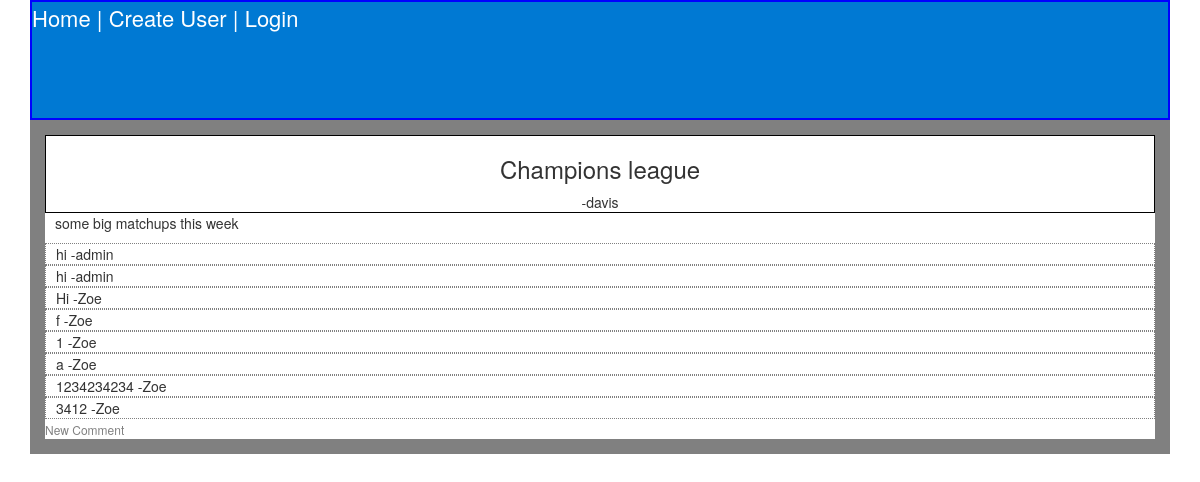
/posts/10/, run on the app's committed database.
### app/models.py (models this page shows, shortened)
class Post(models.Model):
    title = models.CharField(max_length = 40)
    description =  models.CharField(max_length = 255)
    body = models.TextField()
    url = models.URLField(max_length = 250, null=True, blank=True)
    creation_time = models.DateTimeField(auto_now_add=True)
    modification_time = models.DateTimeField(auto_now=True)
    subreddit = models.ForeignKey(Subreddit)
    user = models.ForeignKey(User)
    @property
    def is_hot(self):
        first = self.creation_time
        second = (timezone.now() - timedelta(hours=3))
        com = Comment.objects.filter(post=self).filter(created_time__gt = (datetime.now() - timedelta(hours=3)))
        if com.count() > 3:
            return True
        else:
            return False
    def __str__(self):
        return self.title

class Comment(models.Model):
    text = models.TextField()
    user = models.ForeignKey(User)
    post = models.ForeignKey(Post)
    created_time = models.DateTimeField(auto_now_add=True)
    modified_time = models.DateTimeField(auto_now=True)

### app/views.py (the view)
# urls.py: url(r'^posts/(?P<pk>\d+)/$', CommentListView.as_view(), name="comment_list_view"),
class CommentListView(ListView):
    model = Comment
    def get_context_data(self):
        context = super().get_context_data()
        context["post"] = Post.objects.get(id=self.kwargs['pk'])
        return context
    def get_queryset(self):
        return Comment.objects.filter(post = self.kwargs['pk'])

### templates/app/comment_list.html (shortened to what this page needs)
{% extends 'base.html'%}
{% block content%}
<div class="title">
<h3>{{post}}</h3>  -{{ post.user }}</div>
<div class="post">
{{post.body}}
</div>
<div class="comment_section">
{% for com in object_list %}
<div class="comment">
  {{ com.text }} -{{ com.user }} <br>
</div>
{% endfor %}
<a href="{% url 'comment_create_view' post.id %}">New Comment</a>
</div>
{% endblock %}

### app/static/css/theme.css (style rules this page uses)
.container a:link { color: grey; font-size: 20px; }
.title { text-align: center; border: solid 1px black; padding-right: 10px; padding-left: 10px; }
.post { padding-left: 10px; }
.comment_section a:link { font-size: 12px; }
.comment { border: dotted 1px grey; padding-left: 10px; }

### data on the page
Post: title "Champions league", user "davis", body "some big matchups this week"
Comment: text "hi", user "admin"
Comment: text "hi", user "admin"
Comment: text "Hi", user "Zoe"
Comment: text "f", user "Zoe"
Comment: text "1", user "Zoe"
Comment: text "a", user "Zoe"
Comment: text "1234234234", user "Zoe"
Comment: text "3412", user "Zoe"
